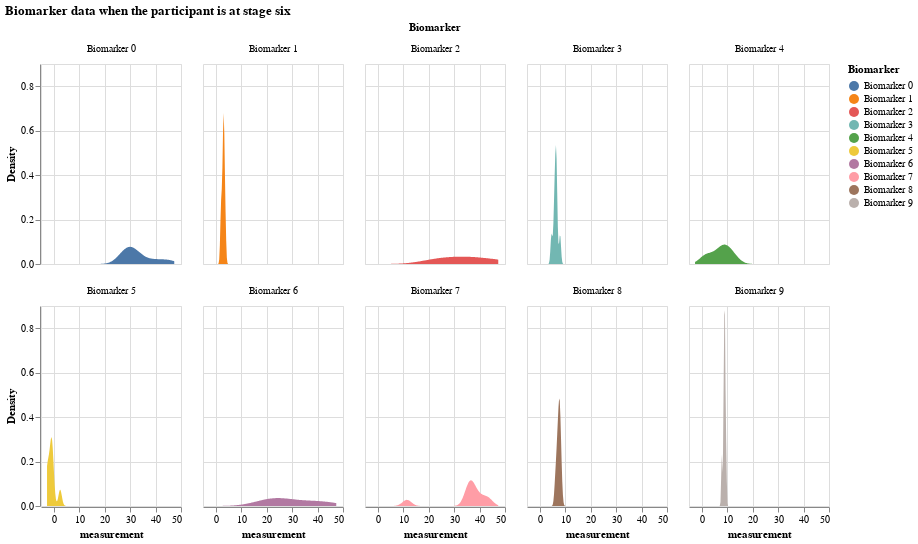

The notebook cell this image was saved under:
### Markdown cell above
### Distribution of all biomarker values when the participant is at a certain disease stage

### Code cell
# biomarker data when the participant is at stage 6
df_kj_6 = df_expanded[df_expanded.k_j == 6]
df_kj_6

alt.Chart(df_kj_6).transform_density(
    'measurement',
    as_=['measurement', 'Density'],
    groupby=['Biomarker']
).mark_area().encode(
    x="measurement:Q",
    y="Density:Q",
    facet = alt.Facet(
        "Biomarker:N",
        columns = 5
    ),
    color=alt.Color(
        'Biomarker:N'
    )
).properties(
    width= 140,
    height = 200,
).properties(
    title='Biomarker data when the participant is at stage six'
)

### Figure 1 — Vega-Lite specification as saved in the notebook (floating-point values rounded to 4 significant figures)
{"config": {"view": {"continuousWidth": 300, "continuousHeight": 300}}, "data": {"name": "data-7cbaf95c8a6ed8643d590beda2bbec6c"}, "mark": {"type": "area"}, "encoding": {"color": {"field": "Biomarker", "type": "nominal"}, "facet": {"columns": 5, "field": "Biomarker", "type": "nominal"}, "x": {"field": "measurement", "type": "quantitative"}, "y": {"field": "Density", "type": "quantitative"}}, "height": 200, "title": "Biomarker data when the participant is at stage six", "transform": [{"density": "measurement", "groupby": ["Biomarker"], "as": ["measurement", "Density"]}], "width": 140, "$schema": "https://vega.github.io/schema/vega-lite/v5.16.3.json", "datasets": {"data-7cbaf95c8a6ed8643d590beda2bbec6c": [{"Biomarker": "Biomarker 0", "participant": 6, "measurement": 30.53, "k_j": 6, "S_n": 8, "affected_or_not": "not_affected"}, {"Biomarker": "Biomarker 0", "participant": 34, "measurement": 27.66, "k_j": 6, "S_n": 8, "affected_or_not": "not_affected"}, {"Biomarker": "Biomarker 0", "participant": 35, "measurement": 33.25, "k_j": 6, "S_n": 8, "affected_or_not": "not_affected"}, {"Biomarker": "Biomarker 0", "participant": 40, "measurement": 32.1, "k_j": 6, "S_n": 8, "affected_or_not": "not_affected"}, {"Biomarker": "Biomarker 0", "participant": 74, "measurement": 28.64, "k_j": 6, "S_n": 8, "affected_or_not": "not_affected"}, {"Biomarker": "Biomarker 0", "participant": 76, "measurement": 45.08, "k_j": 6, "S_n": 8, "affected_or_not": "not_affected"}, {"Biomarker": "Biomarker 0", "participant": 91, "measurement": 28.46, "k_j": 6, "S_n": 8, "affected_or_not": "not_affected"}, {"Biomarker": "Biomarker 0", "participant": 94, "measurement": 39.37, "k_j": 6, "S_n": 8, "affected_or_not": "not_affected"}, {"Biomarker": "Biomarker 1", "participant": 6, "measurement": 3.352, "k_j": 6, "S_n": 1, "affected_or_not": "affected"}, {"Biomarker": "Biomarker 1", "participant": 34, "measurement": 2.358, "k_j": 6, "S_n": 1, "affected_or_not": "affected"}, {"Biomarker": "Biomarker 1", "participant": 35, "measurement": 3.297, "k_j": 6, "S_n": 1, "affected_or_not": "affected"}, {"Biomarker": "Biomarker 1", "participant": 40, "measurement": 1.995, "k_j": 6, "S_n": 1, "affected_or_not": "affected"}, {"Biomarker": "Biomarker 1", "participant": 74, "measurement": 2.858, "k_j": 6, "S_n": 1, "affected_or_not": "affected"}, {"Biomarker": "Biomarker 1", "participant": 76, "measurement": 3.797, "k_j": 6, "S_n": 1, "affected_or_not": "affected"}, {"Biomarker": "Biomarker 1", "participant": 91, "measurement": 3.124, "k_j": 6, "S_n": 1, "affected_or_not": "affected"}, {"Biomarker": "Biomarker 1", "participant": 94, "measurement": 2.874, "k_j": 6, "S_n": 1, "affected_or_not": "affected"}, {"Biomarker": "Biomarker 2", "participant": 6, "measurement": 27.29, "k_j": 6, "S_n": 9, "affected_or_not": "not_affected"}, {"Biomarker": "Biomarker 2", "participant": 34, "measurement": 44.99, "k_j": 6, "S_n": 9, "affected_or_not": "not_affected"}, {"Biomarker": "Biomarker 2", "participant": 35, "measurement": 25.06, "k_j": 6, "S_n": 9, "affected_or_not": "not_affected"}, {"Biomarker": "Biomarker 2", "participant": 40, "measurement": 36.42, "k_j": 6, "S_n": 9, "affected_or_not": "not_affected"}, {"Biomarker": "Biomarker 2", "participant": 74, "measurement": 47.35, "k_j": 6, "S_n": 9, "affected_or_not": "not_affected"}, {"Biomarker": "Biomarker 2", "participant": 76, "measurement": 36.7, "k_j": 6, "S_n": 9, "affected_or_not": "not_affected"}, {"Biomarker": "Biomarker 2", "participant": 91, "measurement": 32.95, "k_j": 6, "S_n": 9, "affected_or_not": "not_affected"}, {"Biomarker": "Biomarker 2", "participant": 94, "measurement": 20.14, "k_j": 6, "S_n": 9, "affected_or_not": "not_affected"}, {"Biomarker": "Biomarker 3", "participant": 6, "measurement": 6.768, "k_j": 6, "S_n": 4, "affected_or_not": "affected"}, {"Biomarker": "Biomarker 3", "participant": 34, "measurement": 5.604, "k_j": 6, "S_n": 4, "affected_or_not": "affected"}, {"Biomarker": "Biomarker 3", "participant": 35, "measurement": 5.943, "k_j": 6, "S_n": 4, "affected_or_not": "affected"}, {"Biomarker": "Biomarker 3", "participant": 40, "measurement": 4.62, "k_j": 6, "S_n": 4, "affected_or_not": "affected"}, {"Biomarker": "Biomarker 3", "participant": 74, "measurement": 6.213, "k_j": 6, "S_n": 4, "affected_or_not": "affected"}, {"Biomarker": "Biomarker 3", "participant": 76, "measurement": 6.453, "k_j": 6, "S_n": 4, "affected_or_not": "affected"}, {"Biomarker": "Biomarker 3", "participant": 91, "measurement": 6.515, "k_j": 6, "S_n": 4, "affected_or_not": "affected"}, {"Biomarker": "Biomarker 3", "participant": 94, "measurement": 7.986, "k_j": 6, "S_n": 4, "affected_or_not": "affected"}, {"Biomarker": "Biomarker 4", "participant": 6, "measurement": 10.56, "k_j": 6, "S_n": 2, "affected_or_not": "affected"}, {"Biomarker": "Biomarker 4", "participant": 34, "measurement": 6.023, "k_j": 6, "S_n": 2, "affected_or_not": "affected"}, {"Biomarker": "Biomarker 4", "participant": 35, "measurement": 13.08, "k_j": 6, "S_n": 2, "affected_or_not": "affected"}, {"Biomarker": "Biomarker 4", "participant": 40, "measurement": 0.9294, "k_j": 6, "S_n": 2, "affected_or_not": "affected"}, {"Biomarker": "Biomarker 4", "participant": 74, "measurement": 9.578, "k_j": 6, "S_n": 2, "affected_or_not": "affected"}, {"Biomarker": "Biomarker 4", "participant": 76, "measurement": 7.084, "k_j": 6, "S_n": 2, "affected_or_not": "affected"}, {"Biomarker": "Biomarker 4", "participant": 91, "measurement": 2.493, "k_j": 6, "S_n": 2, "affected_or_not": "affected"}, {"Biomarker": "Biomarker 4", "participant": 94, "measurement": 9.126, "k_j": 6, "S_n": 2, "affected_or_not": "affected"}, {"Biomarker": "Biomarker 5", "participant": 6, "measurement": -2.525, "k_j": 6, "S_n": 3, "affected_or_not": "affected"}, {"Biomarker": "Biomarker 5", "participant": 34, "measurement": -1.635, "k_j": 6, "S_n": 3, "affected_or_not": "affected"}, {"Biomarker": "Biomarker 5", "participant": 35, "measurement": -0.7907, "k_j": 6, "S_n": 3, "affected_or_not": "affected"}, {"Biomarker": "Biomarker 5", "participant": 40, "measurement": -0.6435, "k_j": 6, "S_n": 3, "affected_or_not": "affected"}, {"Biomarker": "Biomarker 5", "participant": 74, "measurement": -2.627, "k_j": 6, "S_n": 3, "affected_or_not": "affected"}, {"Biomarker": "Biomarker 5", "participant": 76, "measurement": 2.518, "k_j": 6, "S_n": 3, "affected_or_not": "affected"}, {"Biomarker": "Biomarker 5", "participant": 91, "measurement": -1.093, "k_j": 6, "S_n": 3, "affected_or_not": "affected"}, {"Biomarker": "Biomarker 5", "participant": 94, "measurement": -0.3086, "k_j": 6, "S_n": 3, "affected_or_not": "affected"}, {"Biomarker": "Biomarker 6", "participant": 6, "measurement": 19.34, "k_j": 6, "S_n": 7, "affected_or_not": "not_affected"}, {"Biomarker": "Biomarker 6", "participant": 34, "measurement": 35.22, "k_j": 6, "S_n": 7, "affected_or_not": "not_affected"}, {"Biomarker": "Biomarker 6", "participant": 35, "measurement": 22.9, "k_j": 6, "S_n": 7, "affected_or_not": "not_affected"}, {"Biomarker": "Biomarker 6", "participant": 40, "measurement": 28.87, "k_j": 6, "S_n": 7, "affected_or_not": "not_affected"}, {"Biomarker": "Biomarker 6", "participant": 74, "measurement": 43.95, "k_j": 6, "S_n": 7, "affected_or_not": "not_affected"}, {"Biomarker": "Biomarker 6", "participant": 76, "measurement": 25.61, "k_j": 6, "S_n": 7, "affected_or_not": "not_affected"}, {"Biomarker": "Biomarker 6", "participant": 91, "measurement": 21.12, "k_j": 6, "S_n": 7, "affected_or_not": "not_affected"}, {"Biomarker": "Biomarker 6", "participant": 94, "measurement": 41.3, "k_j": 6, "S_n": 7, "affected_or_not": "not_affected"}, {"Biomarker": "Biomarker 7", "participant": 6, "measurement": 35.98, "k_j": 6, "S_n": 10, "affected_or_not": "not_affected"}, {"Biomarker": "Biomarker 7", "participant": 34, "measurement": 11.47, "k_j": 6, "S_n": 10, "affected_or_not": "not_affected"}, {"Biomarker": "Biomarker 7", "participant": 35, "measurement": 38.59, "k_j": 6, "S_n": 10, "affected_or_not": "not_affected"}, {"Biomarker": "Biomarker 7", "participant": 40, "measurement": 37.2, "k_j": 6, "S_n": 10, "affected_or_not": "not_affected"}, {"Biomarker": "Biomarker 7", "participant": 74, "measurement": 35.13, "k_j": 6, "S_n": 10, "affected_or_not": "not_affected"}, {"Biomarker": "Biomarker 7", "participant": 76, "measurement": 43.72, "k_j": 6, "S_n": 10, "affected_or_not": "not_affected"}, {"Biomarker": "Biomarker 7", "participant": 91, "measurement": 41.12, "k_j": 6, "S_n": 10, "affected_or_not": "not_affected"}, {"Biomarker": "Biomarker 7", "participant": 94, "measurement": 36.46, "k_j": 6, "S_n": 10, "affected_or_not": "not_affected"}, {"Biomarker": "Biomarker 8", "participant": 6, "measurement": 6.982, "k_j": 6, "S_n": 6, "affected_or_not": "affected"}, {"Biomarker": "Biomarker 8", "participant": 34, "measurement": 8.461, "k_j": 6, "S_n": 6, "affected_or_not": "affected"}, {"Biomarker": "Biomarker 8", "participant": 35, "measurement": 6.911, "k_j": 6, "S_n": 6, "affected_or_not": "affected"}, {"Biomarker": "Biomarker 8", "participant": 40, "measurement": 6.178, "k_j": 6, "S_n": 6, "affected_or_not": "affected"}, {"Biomarker": "Biomarker 8", "participant": 74, "measurement": 7.699, "k_j": 6, "S_n": 6, "affected_or_not": "affected"}, {"Biomarker": "Biomarker 8", "participant": 76, "measurement": 7.585, "k_j": 6, "S_n": 6, "affected_or_not": "affected"}, {"Biomarker": "Biomarker 8", "participant": 91, "measurement": 8.075, "k_j": 6, "S_n": 6, "affected_or_not": "affected"}, {"Biomarker": "Biomarker 8", "participant": 94, "measurement": 7.749, "k_j": 6, "S_n": 6, "affected_or_not": "affected"}, {"Biomarker": "Biomarker 9", "participant": 6, "measurement": 9.119, "k_j": 6, "S_n": 5, "affected_or_not": "affected"}, {"Biomarker": "Biomarker 9", "participant": 34, "measurement": 7.86, "k_j": 6, "S_n": 5, "affected_or_not": "affected"}, {"Biomarker": "Biomarker 9", "participant": 35, "measurement": 8.858, "k_j": 6, "S_n": 5, "affected_or_not": "affected"}, {"Biomarker": "Biomarker 9", "participant": 40, "measurement": 9.186, "k_j": 6, "S_n": 5, "affected_or_not": "affected"}, {"Biomarker": "Biomarker 9", "participant": 74, "measurement": 9.07, "k_j": 6, "S_n": 5, "affected_or_not": "affected"}, {"Biomarker": "Biomarker 9", "participant": 76, "measurement": 8.535, "k_j": 6, "S_n": 5, "affected_or_not": "affected"}, {"Biomarker": "Biomarker 9", "participant": 91, "measurement": 8.783, "k_j": 6, "S_n": 5, "affected_or_not": "affected"}, {"Biomarker": "Biomarker 9", "participant": 94, "measurement": 9.6, "k_j": 6, "S_n": 5, "affected_or_not": "affected"}]}}
